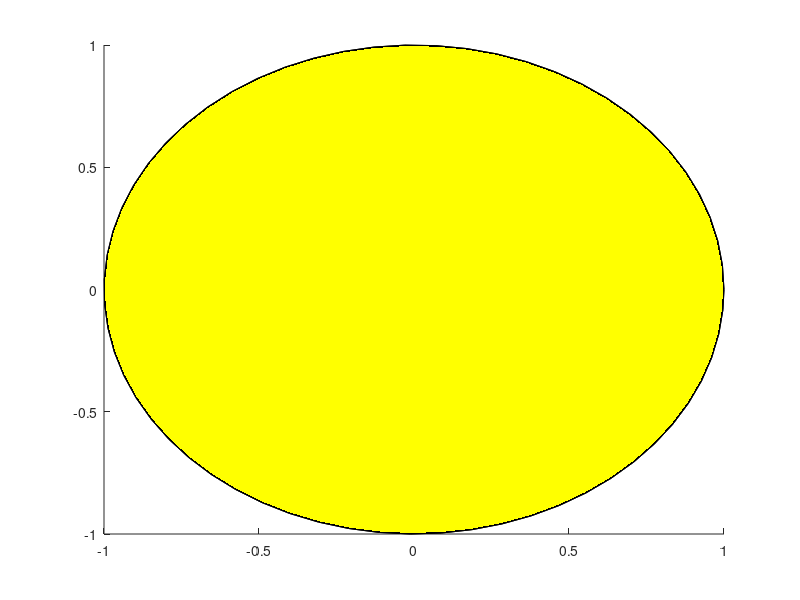

This figure's MATLAB source: (Note: this script raises an error after producing the figure.)
clc; clear all; close all;
theta = 0:0.1:2*pi;
h = figure(1);

%% Ego
global Ego
Ego.r = 1;
Ego.x = Ego.r*cos(theta);
Ego.y = Ego.r*sin(theta);
Ego.z = 0;
Ego.g = hgtransform;
patch('XData',Ego.x,'YData',Ego.y,'FaceColor','black','Parent',Ego.g) % Create the Ego

%% Objects
% Object 1 (static)
x_obs = 0.1; y_obs = 10; z_obs = 0;
X_obs = [x_obs, y_obs z_obs];
i = 1;
Obj(i).r = 1;
Obj(i).x = Obj(i).r*cos(theta);
Obj(i).y = Obj(i).r*sin(theta);
Obj(i).g = hgtransform;
patch('XData',Obj(i).x,'YData',Obj(i).y,'FaceColor','yellow','Parent',Obj(i).g) % Create the Object
Obj(i).g.Matrix = makehgtform('translate',[x_obs y_obs 0]); % Move the object ahead the Ego

global q1
global q2
global q3
global q4
global q5
global q6

%% Move the Ego
% for fixed velocity and linear move  between pt1 and pt2, equation is
% y = pt1 + x*(pt2-pt1)/T_tot)
x_target = 1;
y_target = 20;
z_target = 0;
new_pos =[0 0 0];
pt1 = [0 0 0];
pt2 = [x_target y_target z_target];
T_total = 10; % seconds
N_pts = T_total * 10;
dt = T_total/(N_pts-1);
time = linspace(0,T_total,N_pts);
l = 1;
d = 3; % safety boundary
X_init = [0 0 0];
X_target = [x_target y_target 0];
hold all
plot(x_target, y_target, 'x', 'MarkerSize',40, 'MarkerEdgeColor', 'r')
V_v = (X_target - X_init)/T_total;
V_v_init = V_v;

collision = 0;
hold on
axis equal
xlim([-10 10])
ylim([-5 20])
grid on
r1 = [0 0 0];
r2 = [0 0 0];
AP_calculated_flag = 0;
there_was_collision = 0;
V_applied = [0 0 0];
X_ap = [0 0 0];
AP_reached = 0;
for t=time

    new_pos = [V_v*dt + new_pos];
    Ego.x = new_pos(1);
    Ego.y = new_pos(2);
    X_rel = [x_obs-Ego.x y_obs-Ego.y z_obs-Ego.z];
    X_v = [Ego.x Ego.y Ego.z];

    % If collision cone gives there is a collision and the normal distance
    % equal or less than d_avo
    if(collision == 1 && (norm(X_rel)-d<= d)) % Collision
        V_v = dot(V_v, r1)/(norm(r1)^2).*r1; % Project the Velocity to r1
        V_v = V_v*norm(V_v_init)/norm(V_v); % Apply same previous velocity Magnitude
        V_applied = V_v; % save the applied velocity
        if(AP_calculated_flag == 0) % Condition flag to get the aiming point position
            X_ap = r1 + X_v; % aiming point is equal to the current position + relative to the ap
            AP_calculated_flag=1; % set the condition to true, so ap is calculated
        end
        there_was_collision = 1; % indicate that there was a collision detected
    else
        if(there_was_collision == 0) % if no collision
            V_v = (X_target - X_init)/T_total; % apply the original velocity which is directed to the targed directly
        else
            if (norm(X_v - X_ap) <=norm(V_v)*dt*1.1) % checking that ap is reached by getting the distance between current position and the aiming point and compare to an error which is the minimum step according to current velocity for the error
                AP_reached = 1; % set flag that we reached the aimimng point
                X_escap = X_ap; % let the escap point at the same as aiming point
            end
            if(AP_reached == 1) % if reached the aiming point
                X_rel_unit = X_rel/norm(X_rel); % get the unit of the X_rel
                X_v_normal(1,1) = X_rel_unit(1,1); % assume x component of the normal to X_v same as of X_rel_unit
                X_v_normal(1,2) = -X_rel_unit(1,1)*X_rel_unit(1,1)/X_rel_unit(1,2); % getting y component of X_v_normal
                X_v_normal(1,3) = 0; % set the z component to 0
                if (dot(X_v_normal, V_v) < 0) % checking the direction between X_v_normal and V_v, if -ve opposite, if +ve same direction
                    X_v_normal = -X_v_normal; % reverse X_v_normal to be in same direction with V to be used for projection
                end
                new_V_v = (X_target - X_v)/T_total; % calculate the required velocity to reach the target from the current position
                angleCos = dot(V_applied/norm(V_applied), new_V_v/norm(new_V_v)); % calculate the angle between the unit vector of latest applied velocity and between unit vector of the needed targeted velocity
                if(angleCos>0.99) % if they are very close, i.e. angle is almost 0
                    new_V_v = (X_target - X_escap)/T_total; % use the target and the escape point to get the new needed velocity to go to the target
                    V_v = new_V_v; % set the V_v by the calculated velocity
                    V_v = V_v*norm(V_v_init)/norm(V_v); % apply the same magnitude of init velocity to current the velocity
                else % applied velocity and targetted velocity are not close to each other, so we need to move tangentially along the safety boundary to reach the escape point
                    V_v = dot(V_v, X_v_normal)/(norm(X_v_normal)^2).*X_v_normal; % project the current velocity to the normal to X_v
                    V_v = V_v*norm(V_v_init)/norm(V_v); %% apply the same init velocity magnitude
                    V_applied = V_v; % update the applied velocity with the new calculated velocity
                    X_escap = X_v; % update the escape point to the current position for the next check
                end
            end
            
        end
    end
    Ego.g.Matrix = makehgtform('translate',new_pos);
    
    %% Collision Cone Vectors (stationary object)    
    [a, b, collision, r1, r2, u1, u2] = CollisionConeStaticDetect(X_v, X_obs, V_v, d, h);
    t_go = t + norm((X_obs - X_v))/norm(V_v);
    figure(2)
    subplot(2,1,1)
    plot(t,a,'.', 'MarkerSize',10, 'MarkerEdgeColor', 'k')
    xlabel('t (seconds)')
    ylabel('a')
    grid on
    hold on
    subplot(2,1,2)
    plot(t,b,'.', 'MarkerSize',10, 'MarkerEdgeColor', 'k')
    hold on
    xlabel('t (seconds)')
    ylabel('b')
    grid on
end